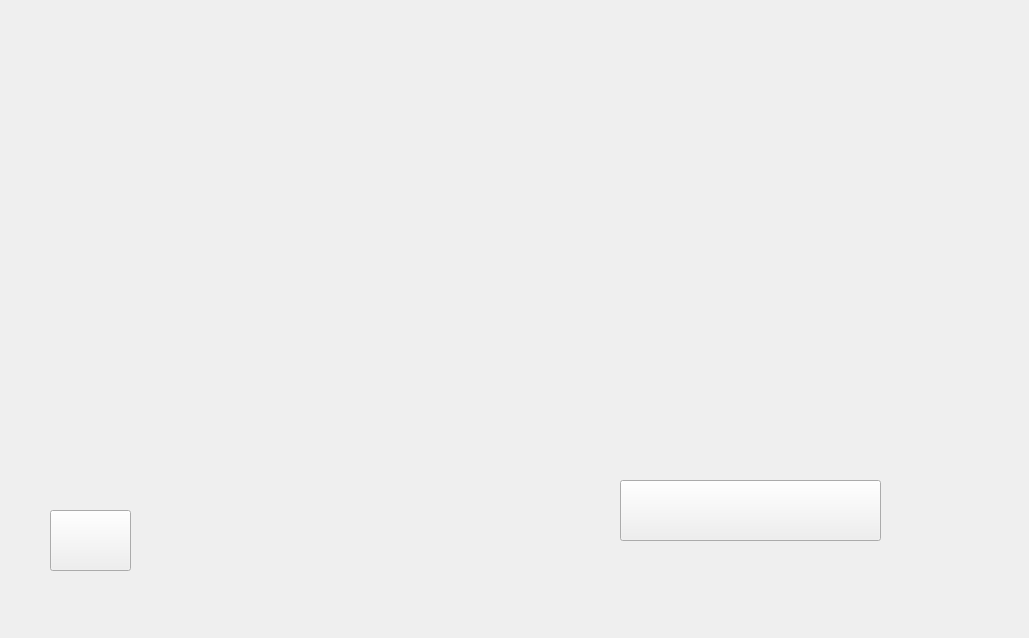
<?xml version="1.0" encoding="UTF-8"?>
<ui version="4.0">
 <class>LoginWindow</class>
 <widget class="QWidget" name="LoginWindow">
  <property name="geometry">
   <rect>
    <x>0</x>
    <y>0</y>
    <width>1029</width>
    <height>638</height>
   </rect>
  </property>
  <property name="windowTitle">
   <string>Login</string>
  </property>
  <widget class="QLabel" name="label">
   <property name="geometry">
    <rect>
     <x>10</x>
     <y>10</y>
     <width>1071</width>
     <height>611</height>
    </rect>
   </property>
   <property name="tabletTracking">
    <bool>false</bool>
   </property>
   <property name="acceptDrops">
    <bool>false</bool>
   </property>
   <property name="autoFillBackground">
    <bool>false</bool>
   </property>
   <property name="frameShape">
    <enum>QFrame::NoFrame</enum>
   </property>
   <property name="frameShadow">
    <enum>QFrame::Plain</enum>
   </property>
   <property name="lineWidth">
    <number>1</number>
   </property>
   <property name="text">
    <string/>
   </property>
   <property name="pixmap">
    <pixmap resource="image.qrc">:/back/image/background.png</pixmap>
   </property>
  </widget>
  <widget class="QLabel" name="label_3">
   <property name="geometry">
    <rect>
     <x>-20</x>
     <y>50</y>
     <width>611</width>
     <height>491</height>
    </rect>
   </property>
   <property name="text">
    <string/>
   </property>
   <property name="pixmap">
    <pixmap resource="image.qrc">:/back/image/pic1.png</pixmap>
   </property>
  </widget>
  <widget class="QLabel" name="label_4">
   <property name="geometry">
    <rect>
     <x>500</x>
     <y>40</y>
     <width>481</width>
     <height>171</height>
    </rect>
   </property>
   <property name="text">
    <string/>
   </property>
   <property name="pixmap">
    <pixmap resource="image.qrc">:/back/image/pic2.png</pixmap>
   </property>
  </widget>
  <widget class="QLabel" name="pubkey">
   <property name="geometry">
    <rect>
     <x>610</x>
     <y>180</y>
     <width>61</width>
     <height>61</height>
    </rect>
   </property>
   <property name="text">
    <string/>
   </property>
   <property name="pixmap">
    <pixmap resource="image.qrc">:/back/image/pic3.png</pixmap>
   </property>
   <property name="scaledContents">
    <bool>true</bool>
   </property>
  </widget>
  <widget class="QLabel" name="prikey">
   <property name="geometry">
    <rect>
     <x>610</x>
     <y>260</y>
     <width>61</width>
     <height>51</height>
    </rect>
   </property>
   <property name="text">
    <string/>
   </property>
   <property name="pixmap">
    <pixmap resource="image.qrc">:/back/image/pic4.png</pixmap>
   </property>
   <property name="scaledContents">
    <bool>true</bool>
   </property>
  </widget>
  <widget class="QLabel" name="port">
   <property name="geometry">
    <rect>
     <x>610</x>
     <y>400</y>
     <width>61</width>
     <height>51</height>
    </rect>
   </property>
   <property name="text">
    <string/>
   </property>
   <property name="pixmap">
    <pixmap resource="image.qrc">:/back/image/pic5.png</pixmap>
   </property>
   <property name="scaledContents">
    <bool>true</bool>
   </property>
  </widget>
  <widget class="QLabel" name="ip">
   <property name="geometry">
    <rect>
     <x>600</x>
     <y>320</y>
     <width>81</width>
     <height>71</height>
    </rect>
   </property>
   <property name="text">
    <string/>
   </property>
   <property name="pixmap">
    <pixmap resource="image.qrc">:/back/image/pic7.png</pixmap>
   </property>
   <property name="scaledContents">
    <bool>true</bool>
   </property>
  </widget>
  <widget class="QPushButton" name="quit">
   <property name="geometry">
    <rect>
     <x>50</x>
     <y>510</y>
     <width>81</width>
     <height>61</height>
    </rect>
   </property>
   <property name="focusPolicy">
    <enum>Qt::StrongFocus</enum>
   </property>
   <property name="autoFillBackground">
    <bool>false</bool>
   </property>
   <property name="styleSheet">
    <string notr="true">
border-image: url(:/back/image/pic6.png);</string>
   </property>
   <property name="text">
    <string/>
   </property>
   <property name="iconSize">
    <size>
     <width>10</width>
     <height>10</height>
    </size>
   </property>
   <property name="checkable">
    <bool>false</bool>
   </property>
   <property name="autoRepeat">
    <bool>false</bool>
   </property>
   <property name="autoExclusive">
    <bool>false</bool>
   </property>
  </widget>
  <widget class="QPushButton" name="login">
   <property name="geometry">
    <rect>
     <x>620</x>
     <y>480</y>
     <width>261</width>
     <height>61</height>
    </rect>
   </property>
   <property name="styleSheet">
    <string notr="true">border-image: url(:/back/image/login.png);</string>
   </property>
   <property name="text">
    <string/>
   </property>
  </widget>
 </widget>
 <resources>
  <include location="image.qrc"/>
 </resources>
 <connections>
  <connection>
   <sender>quit</sender>
   <signal>clicked()</signal>
   <receiver>LoginWindow</receiver>
   <slot>close()</slot>
   <hints>
    <hint type="sourcelabel">
     <x>90</x>
     <y>540</y>
    </hint>
    <hint type="destinationlabel">
     <x>514</x>
     <y>318</y>
    </hint>
   </hints>
  </connection>
 </connections>
</ui>
